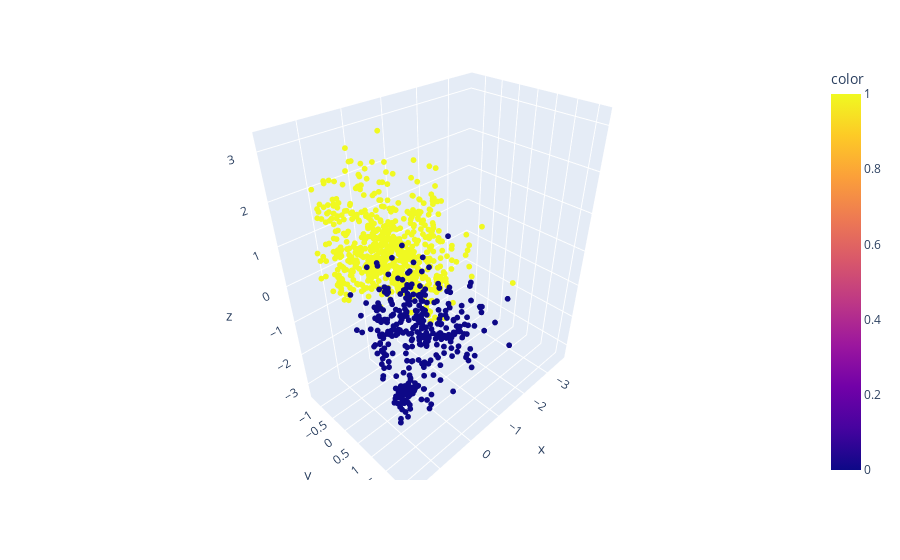

Write notebook code for a chart like this one.
### Code cell
# visualize the clusters for the optimal number of clusters
model = KMeans(n_clusters=2)
model.fit(data_normal)
labels = model.predict(data_normal)

fig = px.scatter_3d(x = data_normal[:,0], y = data_normal[:,1], z = data_normal[:,2], color = labels)
fig.update_traces(marker=dict(size=2))
fig.show()

### Figure 1 — Plotly figure (JSON) as saved in the notebook; plotly's stock layout.template omitted (floating-point values rounded to 4 significant figures; data arrays with more than 128 entries replaced by an {"elided": "..."} marker saying what was removed)
{"data": [{"hovertemplate": "x=%{x}<br>y=%{y}<br>z=%{z}<br>color=%{marker.color}<extra></extra>", "legendgroup": "", "marker": {"color": {"elided": "1007 int values"}, "coloraxis": "coloraxis", "size": 2, "symbol": "circle"}, "mode": "markers", "name": "", "scene": "scene", "showlegend": false, "type": "scatter3d", "x": {"elided": "1007 float values"}, "y": {"elided": "1007 float values"}, "z": {"elided": "1007 float values"}}], "layout": {"coloraxis": {"colorbar": {"title": {"text": "color"}}, "colorscale": [[0, "#0d0887"], [0.1111, "#46039f"], [0.2222, "#7201a8"], [0.3333, "#9c179e"], [0.4444, "#bd3786"], [0.5556, "#d8576b"], [0.6667, "#ed7953"], [0.7778, "#fb9f3a"], [0.8889, "#fdca26"], [1, "#f0f921"]]}, "legend": {"tracegroupgap": 0}, "margin": {"t": 60}, "scene": {"domain": {"x": [0, 1], "y": [0, 1]}, "xaxis": {"title": {"text": "x"}}, "yaxis": {"title": {"text": "y"}}, "zaxis": {"title": {"text": "z"}}}}}
